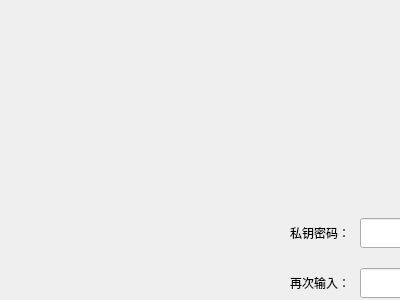
<?xml version="1.0" encoding="UTF-8"?>
<ui version="4.0">
 <class>ErrorResultDialog</class>
 <widget class="QDialog" name="ErrorResultDialog">
  <property name="geometry">
   <rect>
    <x>0</x>
    <y>0</y>
    <width>400</width>
    <height>300</height>
   </rect>
  </property>
  <property name="windowTitle">
   <string>Dialog</string>
  </property>
  <widget class="QWidget" name="widget" native="true">
   <property name="geometry">
    <rect>
     <x>0</x>
     <y>0</y>
     <width>900</width>
     <height>556</height>
    </rect>
   </property>
   <widget class="QWidget" name="containerWidget" native="true">
    <property name="geometry">
     <rect>
      <x>230</x>
      <y>158</y>
      <width>440</width>
      <height>240</height>
     </rect>
    </property>
    <property name="font">
     <font>
      <family>Microsoft YaHei UI Light</family>
     </font>
    </property>
    <widget class="QToolButton" name="cancelBtn">
     <property name="geometry">
      <rect>
       <x>230</x>
       <y>170</y>
       <width>120</width>
       <height>36</height>
      </rect>
     </property>
     <property name="font">
      <font>
       <family>Microsoft YaHei UI Light</family>
      </font>
     </property>
     <property name="cursor">
      <cursorShape>PointingHandCursor</cursorShape>
     </property>
     <property name="focusPolicy">
      <enum>Qt::NoFocus</enum>
     </property>
     <property name="styleSheet">
      <string notr="true"/>
     </property>
     <property name="text">
      <string>取消</string>
     </property>
    </widget>
    <widget class="QToolButton" name="okBtn">
     <property name="geometry">
      <rect>
       <x>90</x>
       <y>170</y>
       <width>120</width>
       <height>36</height>
      </rect>
     </property>
     <property name="font">
      <font>
       <family>Microsoft YaHei UI Light</family>
      </font>
     </property>
     <property name="cursor">
      <cursorShape>PointingHandCursor</cursorShape>
     </property>
     <property name="focusPolicy">
      <enum>Qt::NoFocus</enum>
     </property>
     <property name="styleSheet">
      <string notr="true"/>
     </property>
     <property name="text">
      <string>确定</string>
     </property>
    </widget>
    <widget class="QLabel" name="label_9">
     <property name="geometry">
      <rect>
       <x>20</x>
       <y>60</y>
       <width>100</width>
       <height>30</height>
      </rect>
     </property>
     <property name="font">
      <font>
       <family>Microsoft YaHei UI Light</family>
       <stylestrategy>PreferDefault</stylestrategy>
      </font>
     </property>
     <property name="text">
      <string>私钥密码：</string>
     </property>
     <property name="alignment">
      <set>Qt::AlignRight|Qt::AlignTrailing|Qt::AlignVCenter</set>
     </property>
     <property name="wordWrap">
      <bool>true</bool>
     </property>
    </widget>
    <widget class="QLineEdit" name="confirmPwdLineEdit">
     <property name="geometry">
      <rect>
       <x>130</x>
       <y>110</y>
       <width>250</width>
       <height>30</height>
      </rect>
     </property>
     <property name="font">
      <font>
       <family>Microsoft YaHei UI Light</family>
      </font>
     </property>
     <property name="contextMenuPolicy">
      <enum>Qt::DefaultContextMenu</enum>
     </property>
     <property name="echoMode">
      <enum>QLineEdit::Password</enum>
     </property>
    </widget>
    <widget class="QLabel" name="label_7">
     <property name="geometry">
      <rect>
       <x>20</x>
       <y>110</y>
       <width>100</width>
       <height>30</height>
      </rect>
     </property>
     <property name="font">
      <font>
       <family>Microsoft YaHei UI Light</family>
       <stylestrategy>PreferDefault</stylestrategy>
      </font>
     </property>
     <property name="text">
      <string>再次输入：</string>
     </property>
     <property name="alignment">
      <set>Qt::AlignRight|Qt::AlignTrailing|Qt::AlignVCenter</set>
     </property>
     <property name="wordWrap">
      <bool>true</bool>
     </property>
    </widget>
    <widget class="QLineEdit" name="pkPwdLineEdit">
     <property name="geometry">
      <rect>
       <x>130</x>
       <y>60</y>
       <width>250</width>
       <height>30</height>
      </rect>
     </property>
     <property name="font">
      <font>
       <family>Microsoft YaHei UI Light</family>
      </font>
     </property>
     <property name="contextMenuPolicy">
      <enum>Qt::DefaultContextMenu</enum>
     </property>
     <property name="echoMode">
      <enum>QLineEdit::Password</enum>
     </property>
    </widget>
    <widget class="QToolButton" name="closeBtn">
     <property name="geometry">
      <rect>
       <x>415</x>
       <y>12</y>
       <width>13</width>
       <height>13</height>
      </rect>
     </property>
     <property name="cursor">
      <cursorShape>PointingHandCursor</cursorShape>
     </property>
     <property name="focusPolicy">
      <enum>Qt::NoFocus</enum>
     </property>
     <property name="styleSheet">
      <string notr="true"/>
     </property>
     <property name="text">
      <string/>
     </property>
    </widget>
   </widget>
  </widget>
 </widget>
 <resources/>
 <connections/>
</ui>
